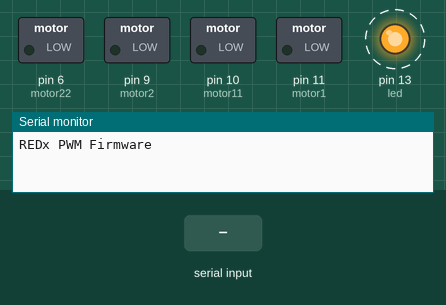
Simulated run of this sketch. Board: Arduino Uno, built with avr-gcc and run on an emulated ATmega328P. Shown: switched loads named in the sketch (green lamp = pin HIGH), output pins drawn as LEDs (lit = HIGH), the last lines printed to the serial monitor. Dashed ring = blinking. Inputs (shaded band) come from the test bench.

Above: at 1.1 s.
2.1 s: "F" received over Serial
At 4.4 s:
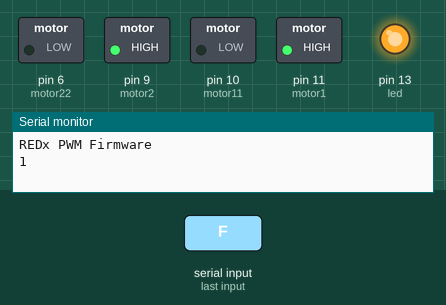
5.1 s: "B" received over Serial
At 7.4 s:
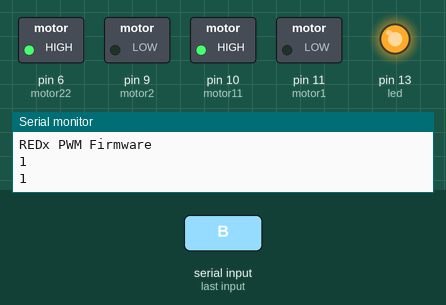
8.1 s: "L" received over Serial
At 10.3 s:
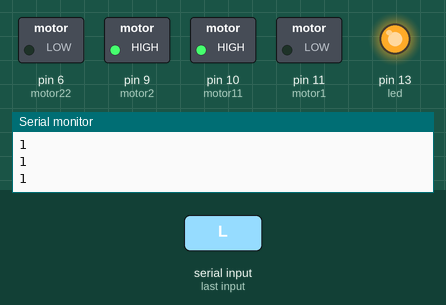
11.1 s: "R" received over Serial
At 13.4 s:
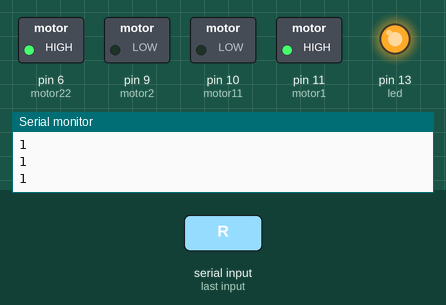
Timing chart, 0 to 15.1 s (numbered marks = the images above; inputs shaded):
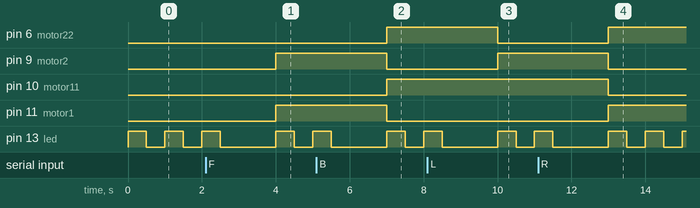

Measured:
- after the input at 2.1 s, pin 9 (motor2), pin 11 (motor1): LOW → HIGH after 1.9 s
- after the input at 5.1 s, pin 6 (motor22), pin 10 (motor11): LOW → HIGH after 1.9 s; pin 9 (motor2), pin 11 (motor1): HIGH → LOW after 1.9 s
- after the input at 8.1 s, pin 6 (motor22): HIGH → LOW after 1.9 s; pin 9 (motor2): LOW → HIGH after 1.9 s
- after the input at 11.1 s, pin 6 (motor22), pin 11 (motor1): LOW → HIGH after 1.9 s; pin 9 (motor2), pin 10 (motor11): HIGH → LOW after 1.9 s
- by itself, pin 13 (led): repeats every 1.0 s: HIGH 0.50 s, LOW 0.50 s

The sketch:

NoPWM.ino
```cpp
String action;
int motor1=11;
int motor11=10;
int motor2=9;
int motor22=6;
int recievedmsg1,recievedmsg2,recievedmsg3;
int concat_init_1=0;


int led=13;

void setup()
{
Serial.begin(9600);
pinMode(motor1,OUTPUT);
pinMode(motor11,OUTPUT);
pinMode(motor2,OUTPUT);
pinMode(motor22,OUTPUT);
Serial.println("REDx PWM Firmware");
pinMode(led,OUTPUT);
}

void loop()
{
    digitalWrite(led,HIGH);
    delay(500);
    digitalWrite(led,LOW);
    delay(500);
    if(Serial.available()>0)
    {
        action=Serial.readString();
        action.trim();


        if(action =="F")
        {
            forward();
        }
        else if(action == "B")
        {
            backward();
        }

        else if(action == "L")
        {
            left();
        }

        else if(action == "R")
        {
            right();
        }

        else if(action == "S")
        {
            stop();
        }

    }
}

void forward()
{
    digitalWrite(motor1,HIGH);
    digitalWrite(motor11,LOW);
    digitalWrite(motor2,HIGH);
    digitalWrite(motor22,LOW);
    Serial.println(HIGH);

}

void backward()
{
    digitalWrite(motor1,LOW);
    digitalWrite(motor11,HIGH);
    digitalWrite(motor2,LOW);
    digitalWrite(motor22,HIGH);
    Serial.println(HIGH);

}

void right()
{
    digitalWrite(motor1,HIGH);
    digitalWrite(motor11,LOW);
    digitalWrite(motor2,LOW);
    digitalWrite(motor22,HIGH);
    Serial.println(HIGH);

}

void left()
{
    digitalWrite(motor1,LOW);
    digitalWrite(motor11,HIGH);
    digitalWrite(motor2,HIGH);
    digitalWrite(motor22,LOW);
    Serial.println(HIGH);

}


void stop()
{
    digitalWrite(motor1,LOW);
    digitalWrite(motor11,LOW);
    digitalWrite(motor2,LOW);
    digitalWrite(motor22,LOW);
    Serial.println("HIGH: 0");

}
```
